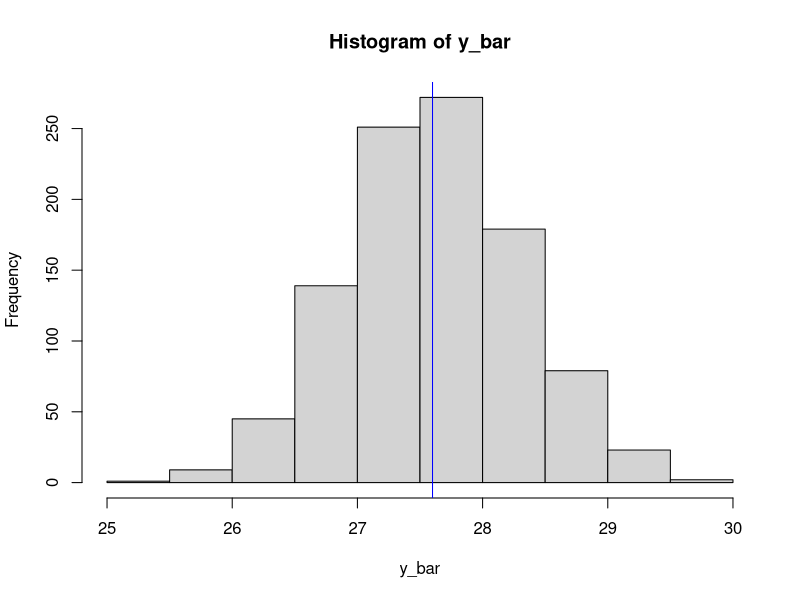
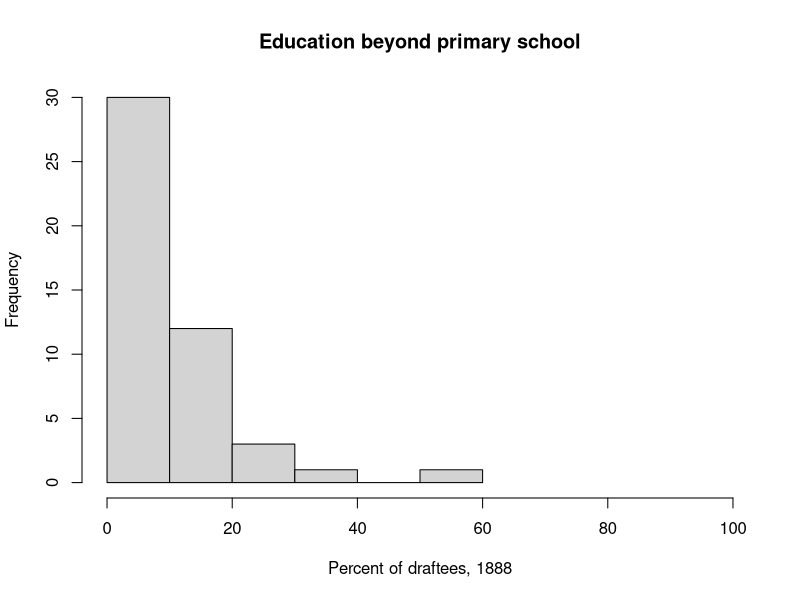
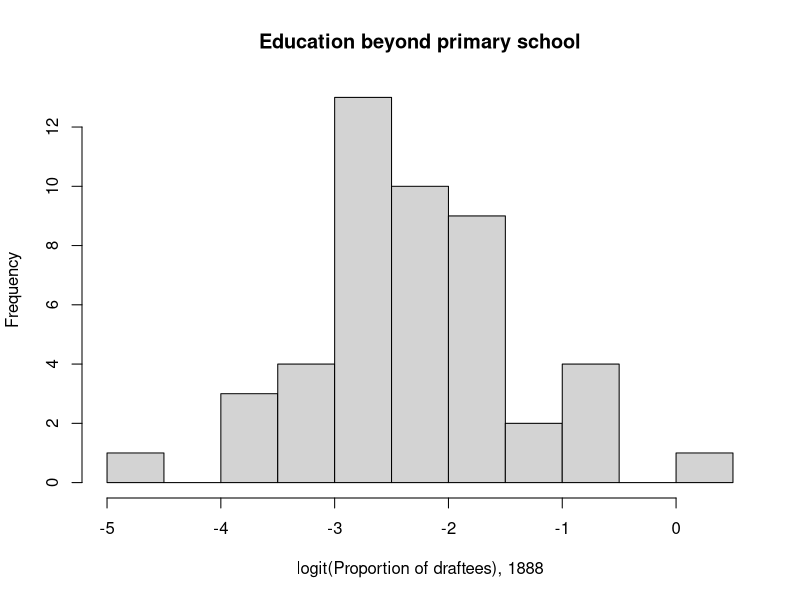

The R source for these figures, in order:
## ---- chunk 1
#| message: false
#| warning: false
#| code-fold: false

library(tidyverse)
library(readxl)
## ---- chunk 2

## ---- chunk 3
#| code-fold: true
#| code-summary: "Proportion > 30"

mu <- 27.6
sigma <- 2.5

1 - pnorm(30, mu, sigma)
## ---- chunk 4

## ---- chunk 5
#| code-fold: true
#| code-summary: "Pr(23 < y < 24)"

pnorm(24, mu, sigma) - pnorm(23, mu, sigma)
## ---- chunk 6

## ---- chunk 7
#| code-fold: true
#| code-summary: "Lowest 30%"

qnorm(0.3, mu, sigma)
## ---- chunk 8

## ---- chunk 9
#| code-fold: true
#| code-summary: "Collect a random sample"

obs <- rnorm(12, mu, sigma)
## ---- chunk 10
#| code-fold: true
#| code-summary: "Sample mean and sd"
#| results: "hold"

# Mean:
mean(obs)

# sd:
sd(obs)
## ---- chunk 11

## ---- chunk 12
#| code-fold: true
#| code-summary: "Repeated sampling"

y_bar <- rep(0, 1000)
for(i in 1:1000) {
  y_bar[i] <- mean(rnorm(12, mu, sigma))
}
## ---- chunk 13
#| code-fold: true
#| code-summary: "Histogram"
hist(y_bar, breaks=15); abline(v=mu, col="blue")
## ---- chunk 14
#| code-fold: true
#| code-summary: "Mean of sample means"
#| results: "hold"
signif(mean(y_bar), 3)
## ---- chunk 15
str(swiss)
## ---- chunk 16

## ---- chunk 17
#| code-fold: true
#| code-summary: "Histogram"

hist(swiss$Education, 
     xlim=c(0, 100), 
     main="Education beyond primary school",
     xlab="Percent of draftees, 1888")
## ---- chunk 18

## ---- chunk 19
#| code-fold: true
#| code-summary: "Transformation and histogram"

hist(boot::logit(swiss$Education/100), 
     main="Education beyond primary school",
     xlab="logit(Proportion of draftees), 1888")
